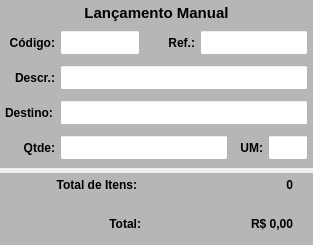
        <widget class="QWidget" name="widget_12" native="true">
         <layout class="QVBoxLayout" name="verticalLayout_8">
          <property name="spacing">
           <number>5</number>
          </property>
          <property name="leftMargin">
           <number>0</number>
          </property>
          <property name="topMargin">
           <number>0</number>
          </property>
          <property name="rightMargin">
           <number>0</number>
          </property>
          <property name="bottomMargin">
           <number>0</number>
          </property>
          <item>
           <widget class="QWidget" name="widget_Cor4" native="true">
            <property name="minimumSize">
             <size>
              <width>0</width>
              <height>0</height>
             </size>
            </property>
            <property name="maximumSize">
             <size>
              <width>16777215</width>
              <height>16777215</height>
             </size>
            </property>
            <property name="styleSheet">
             <string notr="true">background-color: rgb(182, 182, 182);</string>
            </property>
            <layout class="QVBoxLayout" name="verticalLayout_7">
             <property name="spacing">
              <number>0</number>
             </property>
             <property name="leftMargin">
              <number>0</number>
             </property>
             <property name="topMargin">
              <number>0</number>
             </property>
             <property name="rightMargin">
              <number>0</number>
             </property>
             <property name="bottomMargin">
              <number>3</number>
             </property>
             <item>
              <widget class="QLabel" name="label_53">
               <property name="minimumSize">
                <size>
                 <width>0</width>
                 <height>25</height>
                </size>
               </property>
               <property name="maximumSize">
                <size>
                 <width>16777215</width>
                 <height>25</height>
                </size>
               </property>
               <property name="font">
                <font>
                 <pointsize>11</pointsize>
                 <weight>75</weight>
                 <bold>true</bold>
                </font>
               </property>
               <property name="text">
                <string>Lançamento Manual</string>
               </property>
               <property name="alignment">
                <set>Qt::AlignCenter</set>
               </property>
              </widget>
             </item>
             <item>
              <widget class="QWidget" name="widget_15" native="true">
               <layout class="QHBoxLayout" name="horizontalLayout_7">
                <property name="spacing">
                 <number>5</number>
                </property>
                <property name="leftMargin">
                 <number>5</number>
                </property>
                <property name="topMargin">
                 <number>5</number>
                </property>
                <property name="rightMargin">
                 <number>5</number>
                </property>
                <property name="bottomMargin">
                 <number>5</number>
                </property>
                <item>
                 <widget class="QLabel" name="label_57">
                  <property name="minimumSize">
                   <size>
                    <width>50</width>
                    <height>0</height>
                   </size>
                  </property>
                  <property name="maximumSize">
                   <size>
                    <width>50</width>
                    <height>16777215</height>
                   </size>
                  </property>
                  <property name="font">
                   <font>
                    <pointsize>9</pointsize>
                    <weight>75</weight>
                    <bold>true</bold>
                   </font>
                  </property>
                  <property name="text">
                   <string>Código:</string>
                  </property>
                  <property name="alignment">
                   <set>Qt::AlignRight|Qt::AlignTrailing|Qt::AlignVCenter</set>
                  </property>
                 </widget>
                </item>
                <item>
                 <widget class="QLineEdit" name="line_Codigo">
                  <property name="sizePolicy">
                   <sizepolicy hsizetype="Preferred" vsizetype="Preferred">
                    <horstretch>0</horstretch>
                    <verstretch>0</verstretch>
                   </sizepolicy>
                  </property>
                  <property name="minimumSize">
                   <size>
                    <width>60</width>
                    <height>25</height>
                   </size>
                  </property>
                  <property name="maximumSize">
                   <size>
                    <width>80</width>
                    <height>25</height>
                   </size>
                  </property>
                  <property name="font">
                   <font>
                    <pointsize>9</pointsize>
                   </font>
                  </property>
                  <property name="styleSheet">
                   <string notr="true">background-color: rgb(255, 255, 255);</string>
                  </property>
                  <property name="alignment">
                   <set>Qt::AlignCenter</set>
                  </property>
                 </widget>
                </item>
                <item>
                 <widget class="QLabel" name="label_58">
                  <property name="minimumSize">
                   <size>
                    <width>50</width>
                    <height>0</height>
                   </size>
                  </property>
                  <property name="maximumSize">
                   <size>
                    <width>50</width>
                    <height>16777215</height>
                   </size>
                  </property>
                  <property name="font">
                   <font>
                    <pointsize>9</pointsize>
                    <weight>75</weight>
                    <bold>true</bold>
                   </font>
                  </property>
                  <property name="text">
                   <string>Ref.:</string>
                  </property>
                  <property name="alignment">
                   <set>Qt::AlignRight|Qt::AlignTrailing|Qt::AlignVCenter</set>
                  </property>
                 </widget>
                </item>
                <item>
                 <widget class="QLineEdit" name="line_Referencia">
                  <property name="sizePolicy">
                   <sizepolicy hsizetype="Preferred" vsizetype="Preferred">
                    <horstretch>0</horstretch>
                    <verstretch>0</verstretch>
                   </sizepolicy>
                  </property>
                  <property name="minimumSize">
                   <size>
                    <width>0</width>
                    <height>25</height>
                   </size>
                  </property>
                  <property name="maximumSize">
                   <size>
                    <width>16777215</width>
                    <height>25</height>
                   </size>
                  </property>
                  <property name="font">
                   <font>
                    <pointsize>9</pointsize>
                   </font>
                  </property>
                  <property name="cursor">
                   <cursorShape>IBeamCursor</cursorShape>
                  </property>
                  <property name="styleSheet">
                   <string notr="true">background-color: rgb(255, 255, 255);</string>
                  </property>
                  <property name="inputMask">
                   <string/>
                  </property>
                  <property name="text">
                   <string/>
                  </property>
                  <property name="maxLength">
                   <number>20</number>
                  </property>
                  <property name="frame">
                   <bool>true</bool>
                  </property>
                  <property name="echoMode">
                   <enum>QLineEdit::Normal</enum>
                  </property>
                  <property name="alignment">
                   <set>Qt::AlignLeading|Qt::AlignLeft|Qt::AlignVCenter</set>
                  </property>
                 </widget>
                </item>
               </layout>
              </widget>
             </item>
             <item>
              <widget class="QWidget" name="widget_16" native="true">
               <layout class="QHBoxLayout" name="horizontalLayout_9">
                <property name="spacing">
                 <number>5</number>
                </property>
                <property name="leftMargin">
                 <number>5</number>
                </property>
                <property name="topMargin">
                 <number>5</number>
                </property>
                <property name="rightMargin">
                 <number>5</number>
                </property>
                <property name="bottomMargin">
                 <number>5</number>
                </property>
                <item>
                 <widget class="QLabel" name="label_59">
                  <property name="minimumSize">
                   <size>
                    <width>50</width>
                    <height>0</height>
                   </size>
                  </property>
                  <property name="maximumSize">
                   <size>
                    <width>50</width>
                    <height>16777215</height>
                   </size>
                  </property>
                  <property name="font">
                   <font>
                    <pointsize>9</pointsize>
                    <weight>75</weight>
                    <bold>true</bold>
                   </font>
                  </property>
                  <property name="text">
                   <string>Descr.:</string>
                  </property>
                  <property name="alignment">
                   <set>Qt::AlignRight|Qt::AlignTrailing|Qt::AlignVCenter</set>
                  </property>
                 </widget>
                </item>
                <item>
                 <widget class="QLineEdit" name="line_Descricao">
                  <property name="sizePolicy">
                   <sizepolicy hsizetype="Preferred" vsizetype="Preferred">
                    <horstretch>0</horstretch>
                    <verstretch>0</verstretch>
                   </sizepolicy>
                  </property>
                  <property name="minimumSize">
                   <size>
                    <width>0</width>
                    <height>25</height>
                   </size>
                  </property>
                  <property name="maximumSize">
                   <size>
                    <width>16777215</width>
                    <height>25</height>
                   </size>
                  </property>
                  <property name="font">
                   <font>
                    <pointsize>9</pointsize>
                   </font>
                  </property>
                  <property name="styleSheet">
                   <string notr="true">background-color: rgb(255, 255, 255);</string>
                  </property>
                  <property name="alignment">
                   <set>Qt::AlignLeading|Qt::AlignLeft|Qt::AlignVCenter</set>
                  </property>
                 </widget>
                </item>
               </layout>
              </widget>
             </item>
             <item>
              <widget class="QWidget" name="widget_17" native="true">
               <layout class="QHBoxLayout" name="horizontalLayout_10">
                <property name="spacing">
                 <number>5</number>
                </property>
                <property name="leftMargin">
                 <number>5</number>
                </property>
                <property name="topMargin">
                 <number>5</number>
                </property>
                <property name="rightMargin">
                 <number>5</number>
                </property>
                <property name="bottomMargin">
                 <number>5</number>
                </property>
                <item>
                 <widget class="QLabel" name="label_19">
                  <property name="sizePolicy">
                   <sizepolicy hsizetype="Fixed" vsizetype="Preferred">
                    <horstretch>0</horstretch>
                    <verstretch>0</verstretch>
                   </sizepolicy>
                  </property>
                  <property name="minimumSize">
                   <size>
                    <width>50</width>
                    <height>0</height>
                   </size>
                  </property>
                  <property name="maximumSize">
                   <size>
                    <width>50</width>
                    <height>16777215</height>
                   </size>
                  </property>
                  <property name="font">
                   <font>
                    <pointsize>9</pointsize>
                    <weight>75</weight>
                    <bold>true</bold>
                   </font>
                  </property>
                  <property name="text">
                   <string>Destino:</string>
                  </property>
                  <property name="alignment">
                   <set>Qt::AlignLeading|Qt::AlignLeft|Qt::AlignVCenter</set>
                  </property>
                 </widget>
                </item>
                <item>
                 <widget class="QLineEdit" name="line_Destino">
                  <property name="sizePolicy">
                   <sizepolicy hsizetype="Preferred" vsizetype="Preferred">
                    <horstretch>0</horstretch>
                    <verstretch>0</verstretch>
                   </sizepolicy>
                  </property>
                  <property name="minimumSize">
                   <size>
                    <width>0</width>
                    <height>25</height>
                   </size>
                  </property>
                  <property name="maximumSize">
                   <size>
                    <width>16777215</width>
                    <height>25</height>
                   </size>
                  </property>
                  <property name="font">
                   <font>
                    <pointsize>9</pointsize>
                   </font>
                  </property>
                  <property name="cursor">
                   <cursorShape>IBeamCursor</cursorShape>
                  </property>
                  <property name="styleSheet">
                   <string notr="true">background-color: rgb(255, 255, 255);</string>
                  </property>
                  <property name="inputMask">
                   <string/>
                  </property>
                  <property name="text">
                   <string/>
                  </property>
                  <property name="frame">
                   <bool>true</bool>
                  </property>
                  <property name="echoMode">
                   <enum>QLineEdit::Normal</enum>
                  </property>
                  <property name="alignment">
                   <set>Qt::AlignCenter</set>
                  </property>
                 </widget>
                </item>
               </layout>
              </widget>
             </item>
             <item>
              <widget class="QWidget" name="widget_18" native="true">
               <layout class="QHBoxLayout" name="horizontalLayout_11">
                <property name="spacing">
                 <number>5</number>
                </property>
                <property name="leftMargin">
                 <number>5</number>
                </property>
                <property name="topMargin">
                 <number>5</number>
                </property>
                <property name="rightMargin">
                 <number>5</number>
                </property>
                <property name="bottomMargin">
                 <number>5</number>
                </property>
                <item>
                 <widget class="QLabel" name="label_33">
                  <property name="minimumSize">
                   <size>
                    <width>50</width>
                    <height>0</height>
                   </size>
                  </property>
                  <property name="maximumSize">
                   <size>
                    <width>50</width>
                    <height>16777215</height>
                   </size>
                  </property>
                  <property name="font">
                   <font>
                    <pointsize>9</pointsize>
                    <weight>75</weight>
                    <bold>true</bold>
                   </font>
                  </property>
                  <property name="text">
                   <string>Qtde:</string>
                  </property>
                  <property name="alignment">
                   <set>Qt::AlignRight|Qt::AlignTrailing|Qt::AlignVCenter</set>
                  </property>
                 </widget>
                </item>
                <item>
                 <widget class="QLineEdit" name="line_Qtde">
                  <property name="sizePolicy">
                   <sizepolicy hsizetype="Preferred" vsizetype="Preferred">
                    <horstretch>0</horstretch>
                    <verstretch>0</verstretch>
                   </sizepolicy>
                  </property>
                  <property name="minimumSize">
                   <size>
                    <width>0</width>
                    <height>25</height>
                   </size>
                  </property>
                  <property name="maximumSize">
                   <size>
                    <width>16777215</width>
                    <height>25</height>
                   </size>
                  </property>
                  <property name="font">
                   <font>
                    <pointsize>9</pointsize>
                   </font>
                  </property>
                  <property name="cursor">
                   <cursorShape>IBeamCursor</cursorShape>
                  </property>
                  <property name="styleSheet">
                   <string notr="true">background-color: rgb(255, 255, 255);</string>
                  </property>
                  <property name="inputMask">
                   <string/>
                  </property>
                  <property name="text">
                   <string/>
                  </property>
                  <property name="frame">
                   <bool>true</bool>
                  </property>
                  <property name="echoMode">
                   <enum>QLineEdit::Normal</enum>
                  </property>
                  <property name="alignment">
                   <set>Qt::AlignCenter</set>
                  </property>
                 </widget>
                </item>
                <item>
                 <widget class="QLabel" name="label_23">
                  <property name="minimumSize">
                   <size>
                    <width>30</width>
                    <height>0</height>
                   </size>
                  </property>
                  <property name="maximumSize">
                   <size>
                    <width>30</width>
                    <height>16777215</height>
                   </size>
                  </property>
                  <property name="font">
                   <font>
                    <pointsize>9</pointsize>
                    <weight>75</weight>
                    <bold>true</bold>
                   </font>
                  </property>
                  <property name="text">
                   <string>UM:</string>
                  </property>
                  <property name="alignment">
                   <set>Qt::AlignRight|Qt::AlignTrailing|Qt::AlignVCenter</set>
                  </property>
                 </widget>
                </item>
                <item>
                 <widget class="QLineEdit" name="line_UM">
                  <property name="sizePolicy">
                   <sizepolicy hsizetype="Preferred" vsizetype="Preferred">
                    <horstretch>0</horstretch>
                    <verstretch>0</verstretch>
                   </sizepolicy>
                  </property>
                  <property name="minimumSize">
                   <size>
                    <width>40</width>
                    <height>25</height>
                   </size>
                  </property>
                  <property name="maximumSize">
                   <size>
                    <width>40</width>
                    <height>25</height>
                   </size>
                  </property>
                  <property name="font">
                   <font>
                    <pointsize>9</pointsize>
                   </font>
                  </property>
                  <property name="styleSheet">
                   <string notr="true">background-color: rgb(255, 255, 255);</string>
                  </property>
                  <property name="alignment">
                   <set>Qt::AlignCenter</set>
                  </property>
                 </widget>
                </item>
               </layout>
              </widget>
             </item>
            </layout>
           </widget>
          </item>
          <item>
           <widget class="QWidget" name="widget_Cor6" native="true">
            <property name="styleSheet">
             <string notr="true">background-color: rgb(182, 182, 182);</string>
            </property>
            <layout class="QVBoxLayout" name="verticalLayout_9">
             <property name="spacing">
              <number>5</number>
             </property>
             <property name="leftMargin">
              <number>0</number>
             </property>
             <property name="topMargin">
              <number>0</number>
             </property>
             <property name="rightMargin">
              <number>0</number>
             </property>
             <property name="bottomMargin">
              <number>0</number>
             </property>
             <item>
              <widget class="QWidget" name="widget_20" native="true">
               <layout class="QHBoxLayout" name="horizontalLayout_12">
                <property name="spacing">
                 <number>25</number>
                </property>
                <property name="leftMargin">
                 <number>5</number>
                </property>
                <property name="topMargin">
                 <number>5</number>
                </property>
                <property name="rightMargin">
                 <number>20</number>
                </property>
                <property name="bottomMargin">
                 <number>5</number>
                </property>
                <item>
                 <widget class="QLabel" name="label_TotalItens_2">
                  <property name="minimumSize">
                   <size>
                    <width>0</width>
                    <height>0</height>
                   </size>
                  </property>
                  <property name="maximumSize">
                   <size>
                    <width>16777215</width>
                    <height>16777215</height>
                   </size>
                  </property>
                  <property name="font">
                   <font>
                    <pointsize>9</pointsize>
                    <weight>75</weight>
                    <bold>true</bold>
                   </font>
                  </property>
                  <property name="text">
                   <string>Total de Itens:</string>
                  </property>
                  <property name="alignment">
                   <set>Qt::AlignRight|Qt::AlignTrailing|Qt::AlignVCenter</set>
                  </property>
                 </widget>
                </item>
                <item>
                 <widget class="QLabel" name="label_TotalItens">
                  <property name="minimumSize">
                   <size>
                    <width>0</width>
                    <height>0</height>
                   </size>
                  </property>
                  <property name="maximumSize">
                   <size>
                    <width>16777215</width>
                    <height>16777215</height>
                   </size>
                  </property>
                  <property name="font">
                   <font>
                    <pointsize>9</pointsize>
                    <weight>75</weight>
                    <bold>true</bold>
                   </font>
                  </property>
                  <property name="text">
                   <string>0</string>
                  </property>
                  <property name="alignment">
                   <set>Qt::AlignRight|Qt::AlignTrailing|Qt::AlignVCenter</set>
                  </property>
                 </widget>
                </item>
               </layout>
              </widget>
             </item>
             <item>
              <widget class="QWidget" name="widget_21" native="true">
               <layout class="QHBoxLayout" name="horizontalLayout_13">
                <property name="spacing">
                 <number>20</number>
                </property>
                <property name="rightMargin">
                 <number>20</number>
                </property>
                <item>
                 <widget class="QLabel" name="label_8">
                  <property name="minimumSize">
                   <size>
                    <width>0</width>
                    <height>25</height>
                   </size>
                  </property>
                  <property name="maximumSize">
                   <size>
                    <width>16777215</width>
                    <height>25</height>
                   </size>
                  </property>
                  <property name="font">
                   <font>
                    <pointsize>9</pointsize>
                    <weight>75</weight>
                    <bold>true</bold>
                   </font>
                  </property>
                  <property name="text">
                   <string>Total:</string>
                  </property>
                  <property name="alignment">
                   <set>Qt::AlignRight|Qt::AlignTrailing|Qt::AlignVCenter</set>
                  </property>
                 </widget>
                </item>
                <item>
                 <widget class="QLabel" name="label_Total">
                  <property name="minimumSize">
                   <size>
                    <width>0</width>
                    <height>25</height>
                   </size>
                  </property>
                  <property name="maximumSize">
                   <size>
                    <width>16777215</width>
                    <height>25</height>
                   </size>
                  </property>
                  <property name="font">
                   <font>
                    <pointsize>9</pointsize>
                    <weight>75</weight>
                    <bold>true</bold>
                   </font>
                  </property>
                  <property name="text">
                   <string>R$ 0,00</string>
                  </property>
                  <property name="alignment">
                   <set>Qt::AlignRight|Qt::AlignTrailing|Qt::AlignVCenter</set>
                  </property>
                 </widget>
                </item>
               </layout>
              </widget>
             </item>
            </layout>
           </widget>
          </item>
         </layout>
        </widget>
